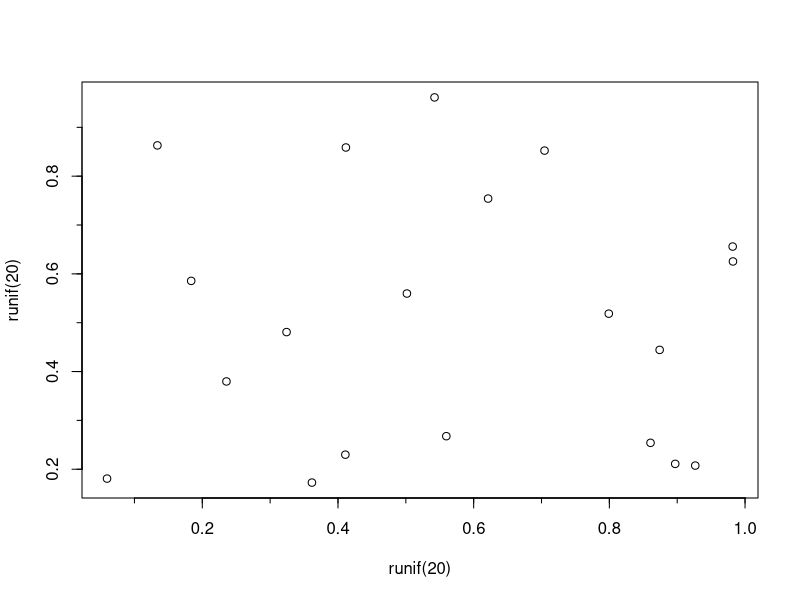
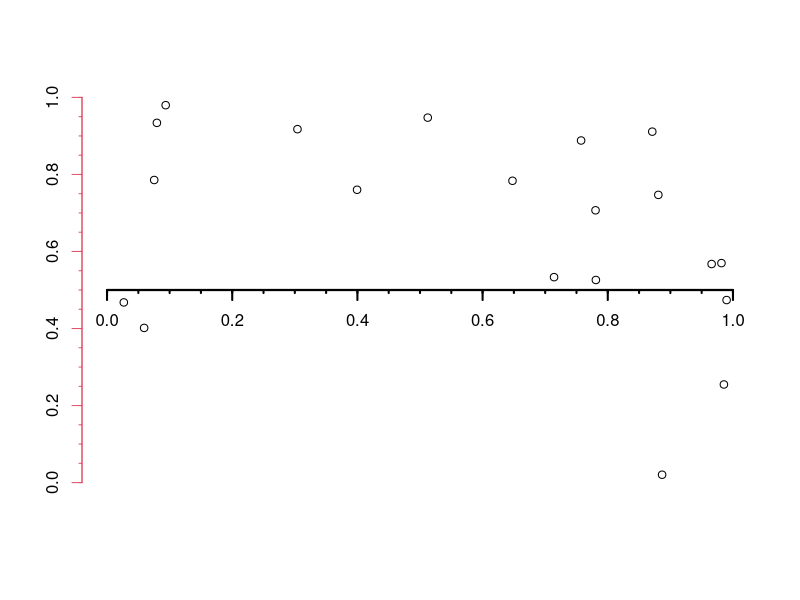

R code for these plots, in order:
library(Hmisc)


### Name: minor.tick
### Title: Minor Tick Marks
### Aliases: minor.tick
### Keywords: aplot hplot

### ** Examples

# Plot with default settings
plot(runif(20), runif(20))
minor.tick()

# Plot with arguments passed to axis()
plot(c(0,1), c(0,1), type = 'n', axes = FALSE, ann = FALSE)
# setting up a plot without axes and annotation
points(runif(20), runif(20))                       # plotting data
axis(1, pos = 0.5, lwd = 2)                        # showing X-axis at Y = 0.5 with formatting
axis(2, col = 2)                                   # formatted Y-axis
minor.tick( nx = 4, ny = 4, tick.ratio = 0.3,
            x.args = list(pos = 0.5, lwd = 2),     # X-minor tick format argumnets
            y.args = list(col = 2))                # Y-minor tick format arguments
